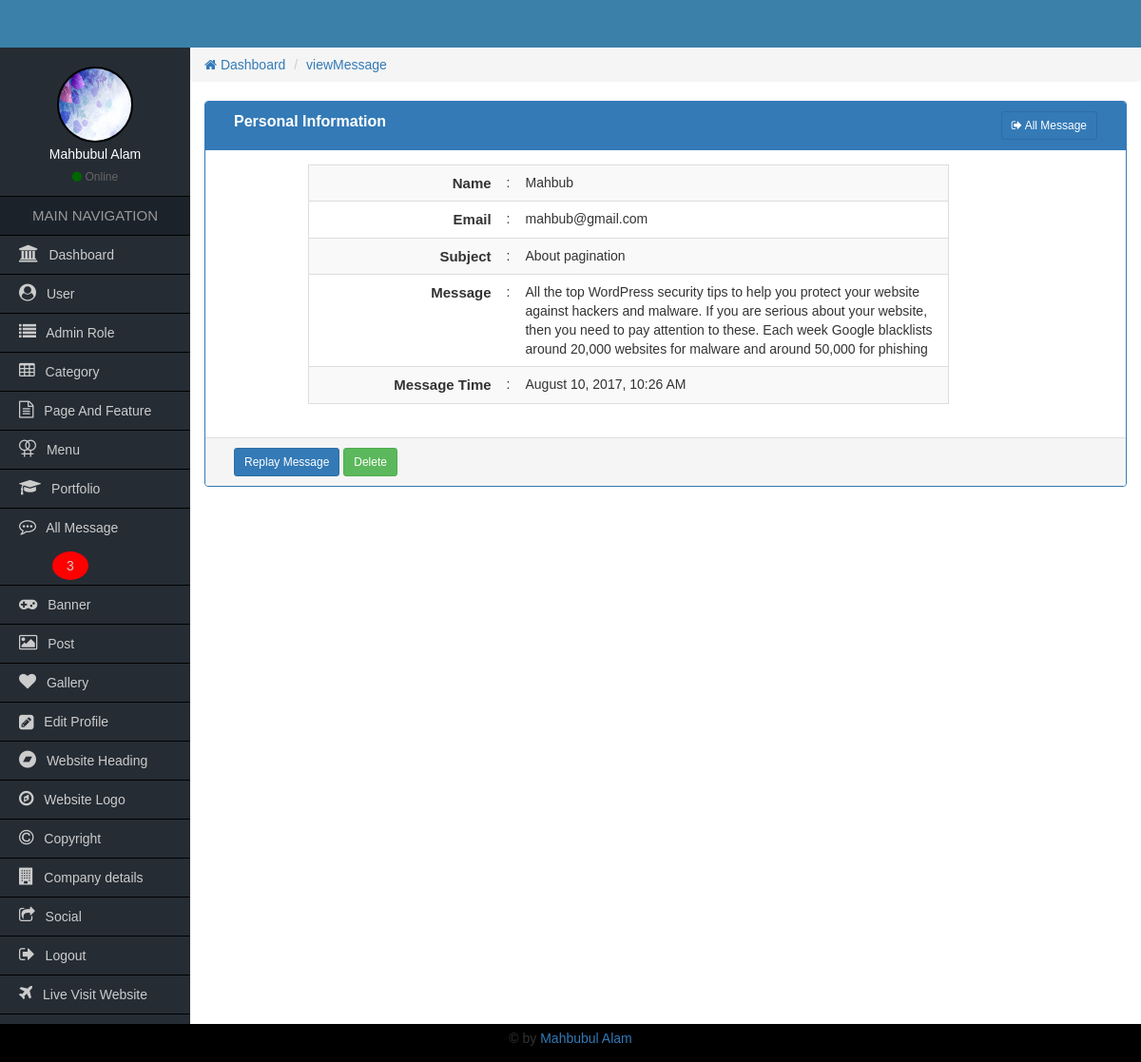
Page /Admin/viewMessage.php?contactViewId=9 (signed in) on the committed database.
### tables this page shows
CREATE TABLE `tbl_contact` (
  `contactId` int(11) NOT NULL,
  `contactName` varchar(50) NOT NULL,
  `contactEmail` varchar(80) NOT NULL,
  `contactSubject` varchar(100) NOT NULL,
  `contactMessage` text NOT NULL,
  `contactMessageDate` timestamp NOT NULL DEFAULT CURRENT_TIMESTAMP,
  `contactStatus` int(4) NOT NULL DEFAULT '1'
);

### Admin/functions/function.php (called while the page is built, shortened)
<?php
    function getHeader(){
        require_once "inc/header.php";
    }
    function getSidebar(){
            require_once "inc/sidebar.php";
        }
    function getBread(){
            require_once "inc/bread.php";
        }
    function getFooter(){
            require_once "inc/footer.php";
        }
    function formatDate($date){
         return date('F j, Y, g:i A',strtotime($date));
     }
?>

### Admin/viewMessage.php (the view, shortened to what this page needs)
<?php
    require_once "functions/function.php";
?>
    <?php
    if(isset($_GET['contactViewId']) && $_GET['contactViewId'] != NULL){
        $contactId = preg_replace('/[^-a-zA-Z0-9_]/', '', $_GET['contactViewId']);
    }
?>
<?php
    getSidebar();
?>
            <div class="col-md-12">
                <div class="panel panel-primary">
                    <div class="panel-heading">
                        <div class="col-md-9 heading_title">
                            Personal Information
                        </div>
                        <div class="col-md-3 text-right">
                            <a href="allMessage.php" class="btn btn-sm btn btn-primary"><i class="fa fa-sign-out"></i> All Message</a>
                        </div>
                        <div class="clearfix"></div>
                    </div>
                    <div class="panel-body">
                        <div class="col-md-1">
                        </div>
                        <div class="col-md-9">
                            <?php
                            $query = "select * from tbl_contact where contactId='$contactId'";
                            $result = mysqli_query($con,$query);
                            if($result){
                            $contact = mysqli_fetch_array($result);
                              extract($contact);
                          ?>
                                <table class="table table-hover table-striped table-responsive view_table_cus">
                                    <tr>
                                        <td>Name</td>
                                        <td>:</td>
                                        <td>
                                            <?=$contactName;?>
                                        </td>
                                    </tr>
                                    <tr>
                                        <td>Email</td>
                                        <td>:</td>
                                        <td>
                                            <?=$contactEmail;?>
                                        </td>
                                    </tr>
                                    <tr>
                                        <td>Subject</td>
                                        <td>:</td>
                                        <td>
                                            <?=$contactSubject;?>
                                        </td>
                                    </tr>
                                    <tr>
                                        <td>Message</td>
                                        <td>:</td>
                                        <td>
                                            <?=$contactMessage;?>
                                        </td>
                                    </tr>
                                    <tr>
                                        <td>Message Time</td>
                                        <td>:</td>
                                        <td>
                                            <?=formatDate($contactMessageDate);?>
                                        </td>
                                    </tr>
                            </table>
                        </div>
                        <div class="col-md-2">
                        </div>
                    </div>
                    <div class="panel-footer">
                        <div class="col-md-4">
                            <a href="messageReplay.php?contactId=<?=$contactId;?>" class="btn btn-sm btn-primary">Replay Message</a>
                            <a href="?contactDeleteId=<?=$contactId;?>" class="btn btn-sm btn-success">Delete</a>
                        </div>
                        <div class="col-md-4">
                        </div>
                        <div class="col-md-4 text-right">
                        </div>
                        <div class="clearfix"></div>
                    </div>
                    <?php  }else{echo "No data found";} ?>
                </div>
            </div>

### Admin/inc/sidebar.php
<div class="col-md-2 sidebar pd0">
            	<div class="side_user">
                   <?php
                      $userId = $_SESSION['userId'];
                      $query = "SELECT * FROM tbl_admin_user WHERE userId='$userId'";
                      global $con;
                      $result = mysqli_query($con,$query);
                      $resultAdmin = mysqli_fetch_array($result);
                      if($resultAdmin['userImage'] != NULL){
                    ?>
                	<img class="img-responsive" src="uploads/<?=$resultAdmin['userImage'];?>"/>
                   <?php }else{ ?>
                	<img class="img-responsive" src="images/avatar.png"/>
                   <?php } ?>
                    <h4><?=$resultAdmin['userName'];?></h4>
                    <span><i class="fa fa-circle"></i> Online</span>
                </div>
                <h2>MAIN NAVIGATION</h2>
                <ul>
                	<li><a href="index.php"><i class="fa fa-university"></i> Dashboard</a></li>
                   <?php if($_SESSION['roleId'] <= 2){ ?>
                        <li><a href="allUser.php"><i class="fa fa-user-circle"></i> User</a></li>
                        <li><a href="allAdminRole.php"><i class="fa fa-list"></i> Admin Role</a></li>
                    <?php } ?>
                    <?php if($_SESSION['roleId'] <= 4){ ?>
                        <li><a href="allCategory.php"><i class="fa fa-table"></i> Category</a></li>
                        <li><a href="allPageAndFeature.php"><i class="fa fa-file-text-o"></i> Page And Feature</a></li>
                    <?php } ?>
                    <?php if($_SESSION['roleId'] <= 3){ ?>
                       <li><a href="allMenu.php"><i class="fa fa-venus-double" aria-hidden="true"></i> Menu</a></li>
                       <li><a href="allPortfolio.php"><i class="fa fa-graduation-cap" aria-hidden="true"></i> Portfolio</a></li>
                       <?php
                            global $con;
                            $query = "SELECT * FROM tbl_contact WHERE contactStatus='1'";
                            $messageResult = mysqli_query($con,$query);
                            $count = mysqli_num_rows($messageResult);
                        ?>
                        <li><a href="allMessage.php"><i class="fa fa-commenting-o"></i> All Message <?php if($count > 0){?><span style="border-radius:50%;background-color:red;padding:7px 15px;margin-left:35px;"><?=$count;?></span><?php }?></a></li>
                    <?php } ?>
                    <li><a href="allBanner.php"><i class="fa fa-gamepad"></i> Banner</a></li>
                    <li><a href="allPost.php"><i class="fa fa-image"></i> Post</a></li>
                    <li><a href="allGallery.php"><i class="fa fa-heart"></i> Gallery</a></li>
                    <li><a href="userProfileMenu.php?userEditId=<?php echo $_SESSION['userId'];?>"><i class="fa fa-pencil-square fa-lg"></i> Edit Profile</a></li>
                    <?php if($_SESSION['roleId'] <= 2){ ?>
                        <li><a href="website_heading.php"><i class="fa fa-bandcamp"></i> Website Heading</a></li>
                        <li><a href="website_logo.php"><i class="fa fa-compass" aria-hidden="true"></i> Website Logo</a></li>
                        <li><a href="website_copyright.php"><i class="fa fa-copyright"></i> Copyright</a></li>
                        <li><a href="company_details.php"><i class="fa fa-building" aria-hidden="true"></i> Company details</a></li>
                        <li><a href="social_url.php"><i class="fa fa-share-square-o"></i> Social</a></li>
                    <?php } ?>
                    <li><a href="logout.php"><i class="fa fa-sign-out"></i> Logout</a></li>
                    <li><a href="../index.php" target="_blank"><i class="fa fa-plane"></i> Live Visit Website</a></li>
                </ul>
            </div>

### Admin/css/style.css (style rules this page uses)
* { margin:0px; padding:0px; outline:0px; }
img { border:0px; }
ul, ol { list-style-type:none; }
a { text-decoration:none; }
.pd0 { padding-left:0px; padding-right:0px; padding-top:0px; padding-bottom:0px; }
body { font-family:Verdana, Geneva, sans-serif; }
.sidebar { background-color:#252c34; min-height:600px; }
.side_user { text-align:center; color:#fff; padding:20px 0px 10px; border-bottom:1px solid #000; }
.side_user img { width:80px; height:80px; border:2px solid #000; border-radius:50%; display:inline-block; }
.side_user h4 { font-size:14px; margin:5px 0px; }
.side_user span { color:#666; font-size:12px; }
.side_user span i { color:#060; }
.sidebar h2 { font-size:15px; text-align:center; margin:0px; line-height:40px; background-color:#1b222a; color:#999; border-bottom:1px solid #000; }
.sidebar ul li a { font-size:14px; color:#CCC; line-height:40px; padding-left:20px; display:block; border-bottom:1px solid #000; }
.sidebar ul li a i { font-size:18px; padding-right:7px; }
.heading_title { font-size:16px; font-weight:bold; }
.view_table_cus { border:1px solid #ddd; }
.view_table_cus tr td:first-child { width:30%; text-align:right; font-size:15px; font-weight:bold; }
.view_table_cus tr td:last-child { width:68%; text-align:left; }

### rows in the picture
tbl_contact: contactName "Mahbub", contactEmail "mahbub@gmail.com", contactSubject "About pagination", contactMessage "All the top WordPress security tips to help you protect your website against hackers and malware. If you are serious about your website, then you need to pay attention to these. Each week Google blacklists around 20,000 websites for malware and around 50,000 for phishing", contactMessageDate "August 10, 2017, 10:26 AM"

### other values in the picture
$resultAdmin['userName'] "Mahbubul Alam"
$count "3"
getCurrentPage() "viewMessage"
